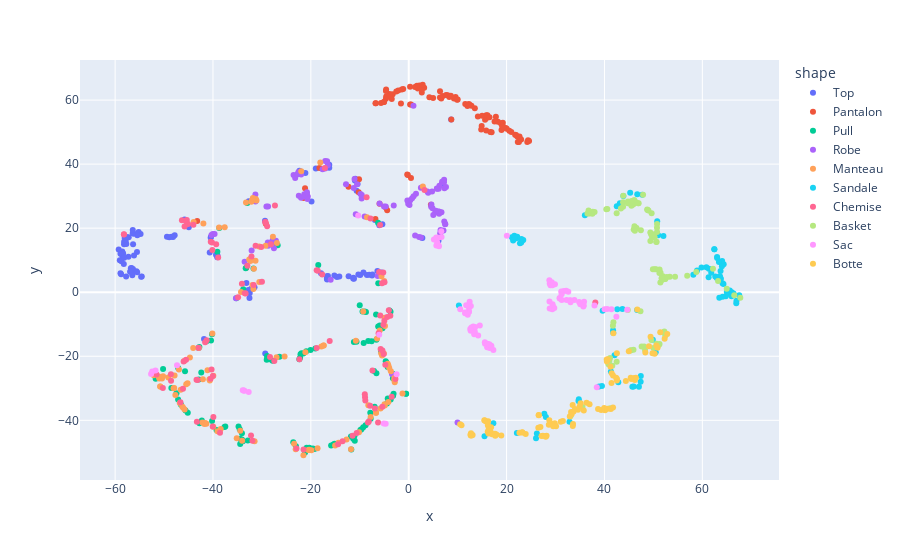

Notebook source saved alongside this figure:
### Code cell
tsne = TSNE(n_components=2,perplexity=10, random_state=42)
t_compressed2 = tsne.fit_transform(reconstructed_test)
fig = px2.scatter(df2,x=t_compressed2[:,0], y=t_compressed2[:,1], color='shape', labels=dico3, category_orders={"shape": ['Top','Pantalon','Pull','Robe','Manteau','Sandale','Chemise','Basket','Sac','Botte']})
fig.show()
